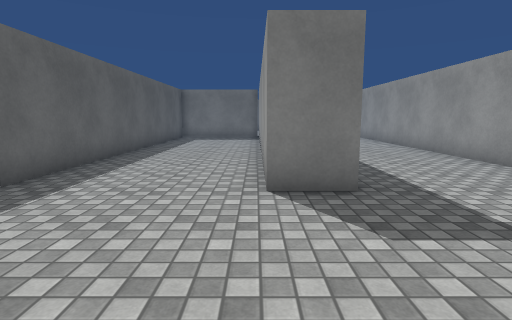
view 1 (above)

23 first-person views from a walk through a Unity game level. The camera is 1.3 m above the floor, tilts 8° down and sees 80° across. The floor is counted in squares, 1 m on a side. Each view is taken from the middle of a square. On the plan, view 1 faces up. The plan holds only what a view shows up to about 14 squares ahead; the rest is blank. The player character is not drawn. Surface patterns are stand-ins for the level's own textures.

view 2
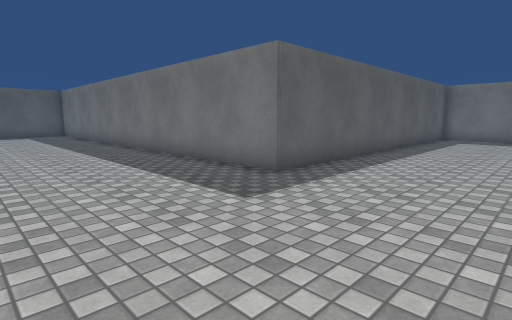

view 3
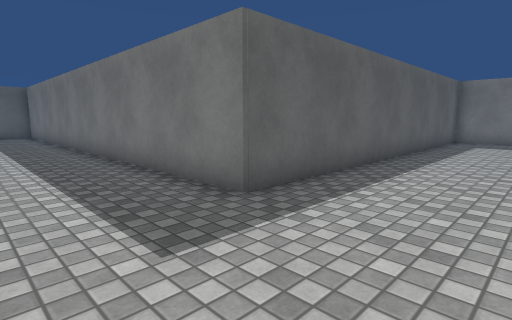

view 4
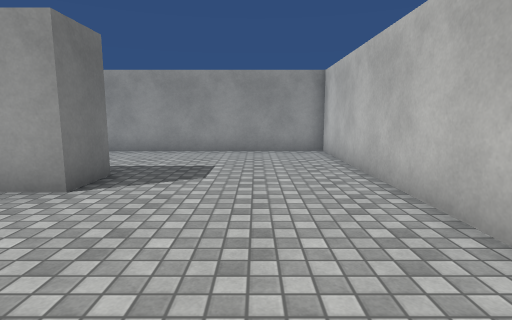

view 5
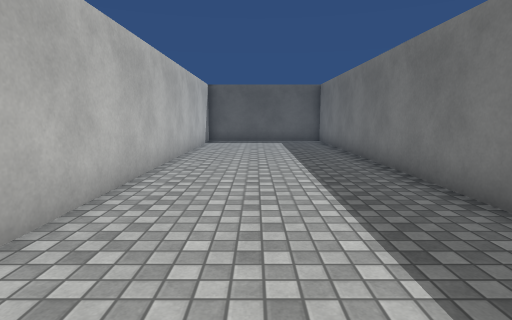

view 6
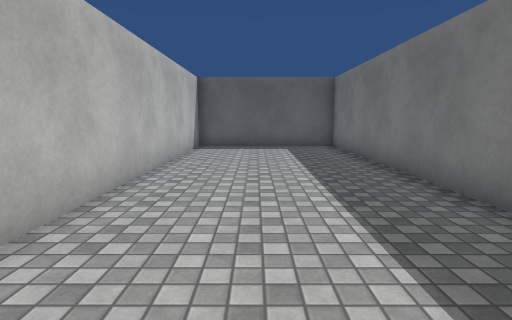

view 7
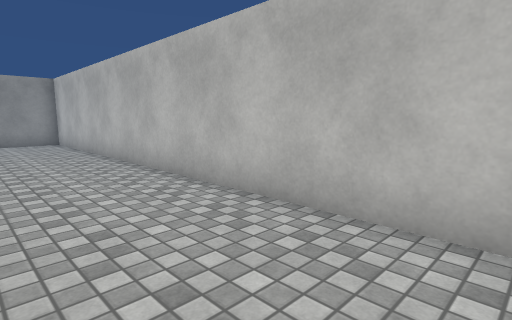

view 8
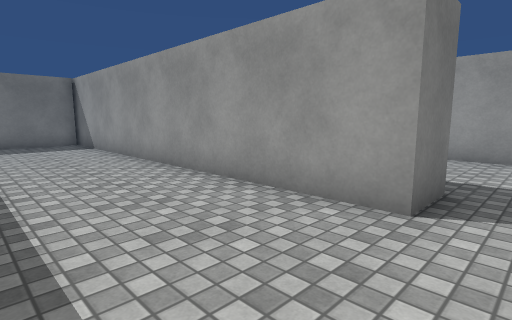

view 9
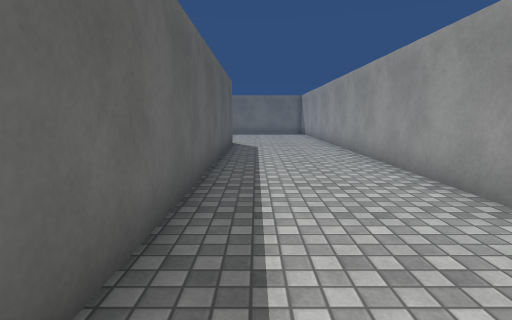

view 10
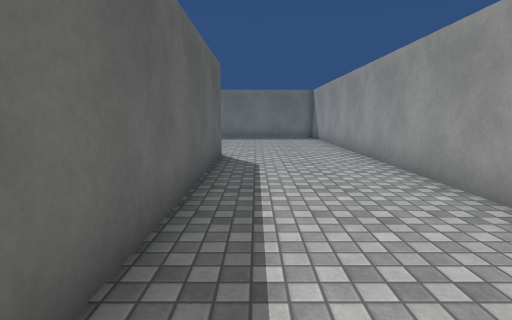

view 11
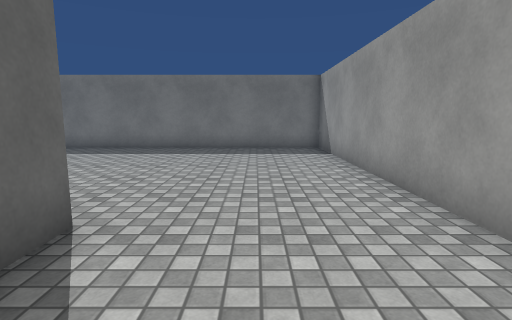

view 12
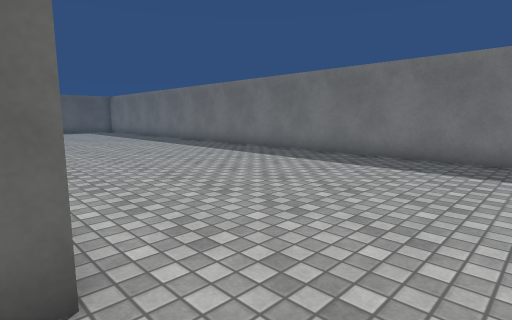

view 13
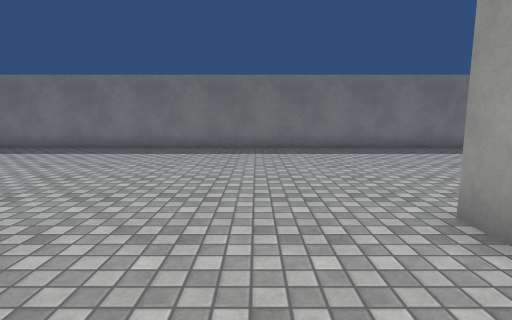

view 14
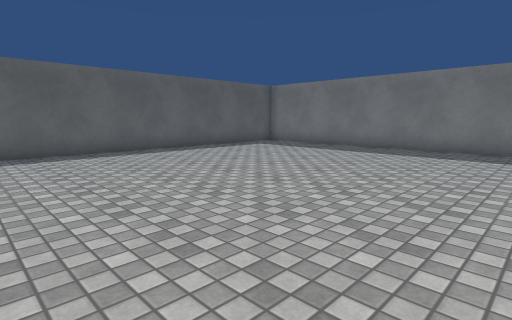

view 15
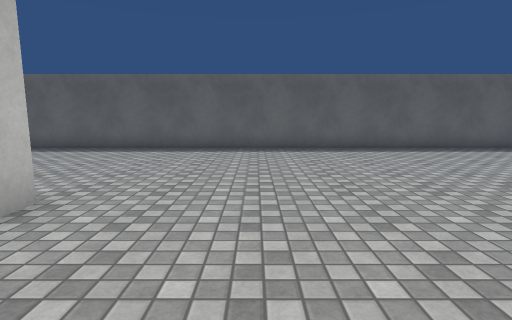

view 16
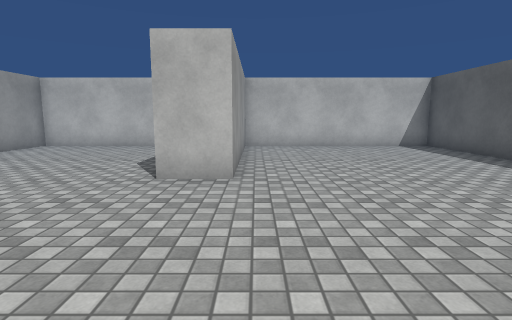

view 17
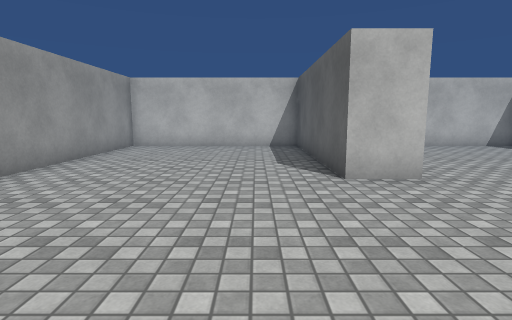

view 18
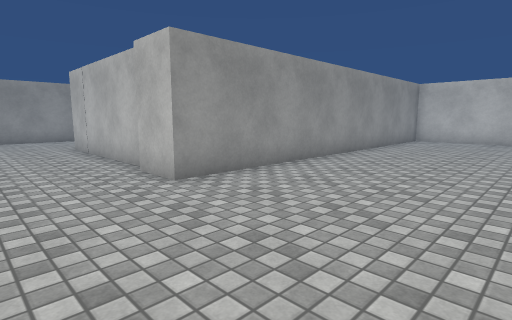

view 19
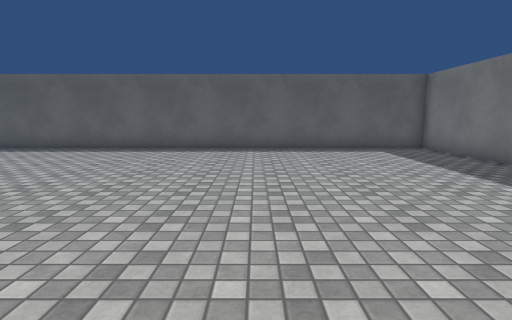

view 20
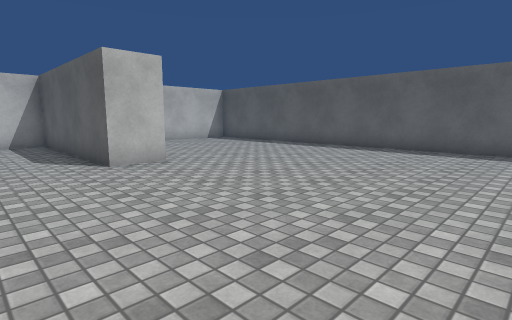

view 21
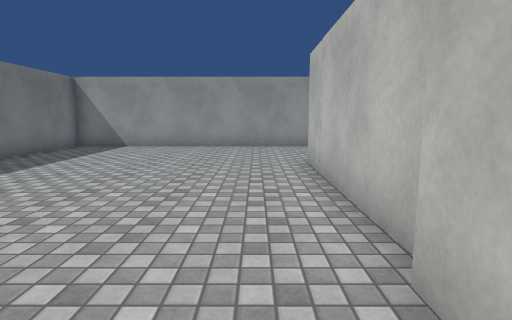

view 22
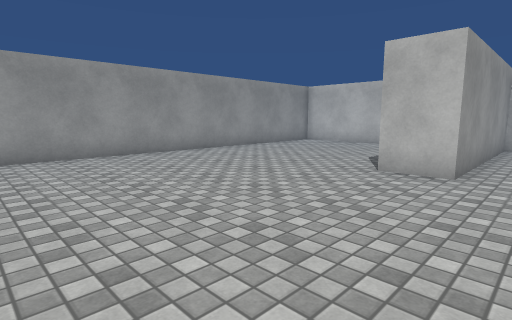

view 23
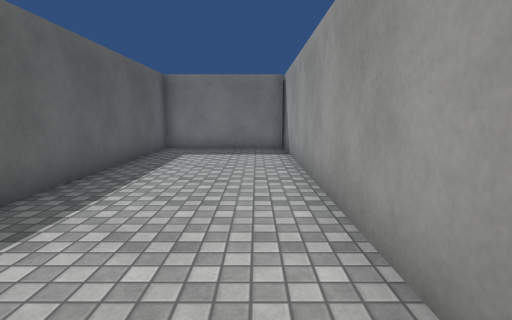

### Floor plan
Points are (right, up) in squares from view 1. A wall is a line through its corners. A room is listed if a view was taken in it or the views show most of it. See-through windows are left out.
Room 1 (views 1, 2, 3, 4, 5, 6, 7, 8, 9, 10, 11, 12, 13, 14, 15, 16, 17, 18, 19, 20, 21, 22, 23)
walls: (-4.4, 21.5) (1.8, 21.5) (1.8, 7.2); (1.9, 5.3) (0.2, 5.3) (0.2, 19.9) (-4.8, 19.9) (-4.8, 5.5) (-23.8, 5.5) (-23.8, -0.6) (6.7, -0.6) (6.7, 31) (-23.8, 31) (-23.8, 7.1) (-15.5, 7.1) (-15.5, 14.7) (-13.9, 14.7) (-13.9, 7.1) (-6.4, 7.1) (-6.4, 21.8) (-4.8, 21.8)

Where each view was taken, in squares from view 1:
view 1: 0 up, 0 right, facing up
view 2: 0 up, 0 right, facing up-left
view 3: 2 up, 1 left, facing up-left
view 4: 2 up, 5 left, facing right
view 5: 2 up, 7 left, facing left
view 6: 2 up, 10 left, facing left
view 7: 3 up, 10 left, facing down-right
view 8: 4 up, 4 left, facing up-right
view 9: 6 up, 3 right, facing up
view 10: 11 up, 3 right, facing up
view 11: 18 up, 4 right, facing up
view 12: 21 up, 4 right, facing up-left
view 13: 18 up, 9 left, facing up
view 14: 18 up, 12 left, facing up-left
view 15: 18 up, 11 left, facing left
view 16: 21 up, 16 left, facing down
view 17: 21 up, 12 left, facing down
view 18: 25 up, 12 left, facing down-right
view 19: 24 up, 11 left, facing left
view 20: 23 up, 11 left, facing down-left
view 21: 23 up, 7 left, facing right
view 22: 22 up, 17 left, facing down-right
view 23: 7 up, 1 left, facing up
